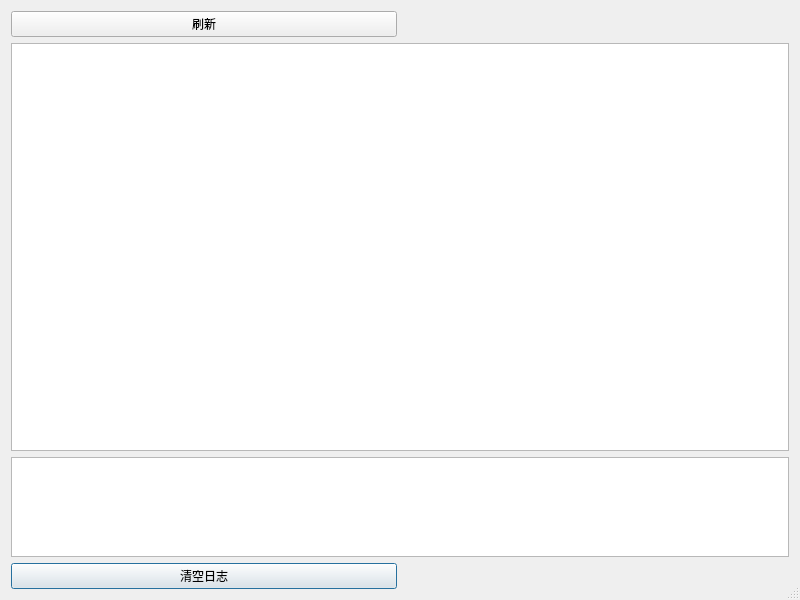
<?xml version="1.0" encoding="UTF-8"?>
<ui version="4.0">
 <class>Dialog</class>
 <widget class="QDialog" name="Dialog">
  <property name="geometry">
   <rect>
    <x>0</x>
    <y>0</y>
    <width>800</width>
    <height>600</height>
   </rect>
  </property>
  <property name="minimumSize">
   <size>
    <width>800</width>
    <height>600</height>
   </size>
  </property>
  <property name="windowTitle">
   <string>树莓派改IP</string>
  </property>
  <property name="windowIcon">
   <iconset resource="source.qrc">
    <normaloff>:/Raspi-PGB001.png</normaloff>:/Raspi-PGB001.png</iconset>
  </property>
  <property name="sizeGripEnabled">
   <bool>true</bool>
  </property>
  <layout class="QGridLayout" name="gridLayout_3">
   <item row="2" column="0" colspan="2">
    <widget class="QTextEdit" name="textEdit">
     <property name="maximumSize">
      <size>
       <width>16777215</width>
       <height>100</height>
      </size>
     </property>
    </widget>
   </item>
   <item row="3" column="0">
    <widget class="QPushButton" name="pushButton_ClearLog">
     <property name="text">
      <string>清空日志</string>
     </property>
    </widget>
   </item>
   <item row="1" column="0" colspan="2">
    <widget class="QTableWidget" name="tableWidget"/>
   </item>
   <item row="0" column="0">
    <widget class="QPushButton" name="pushButton_Refresh">
     <property name="text">
      <string>刷新</string>
     </property>
    </widget>
   </item>
  </layout>
 </widget>
 <resources>
  <include location="source.qrc"/>
 </resources>
 <connections/>
</ui>
